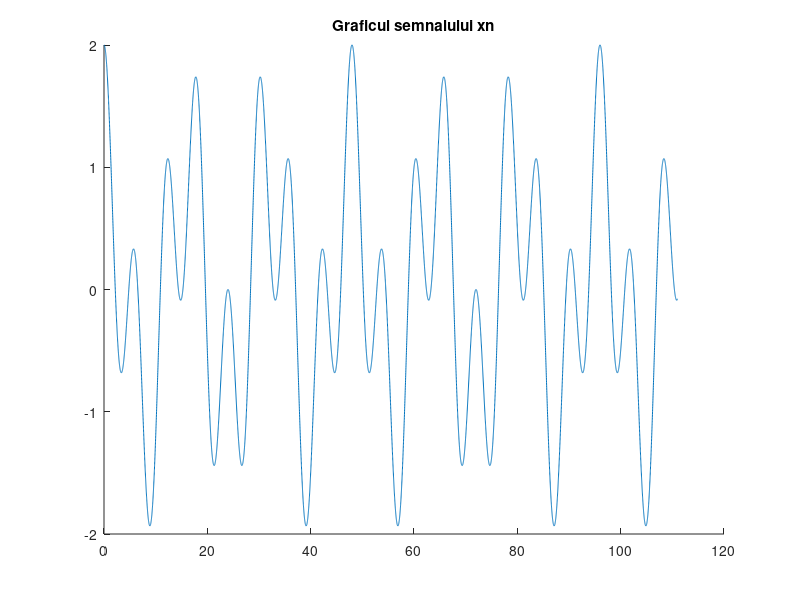
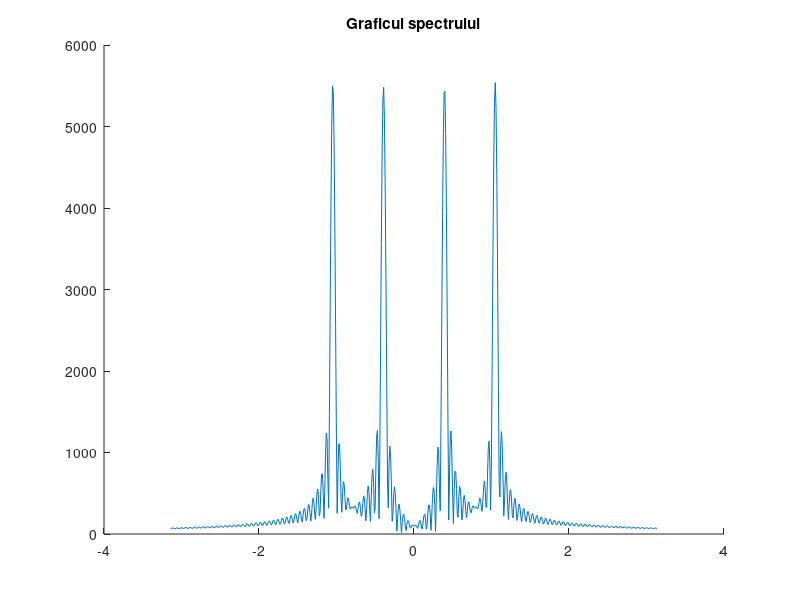
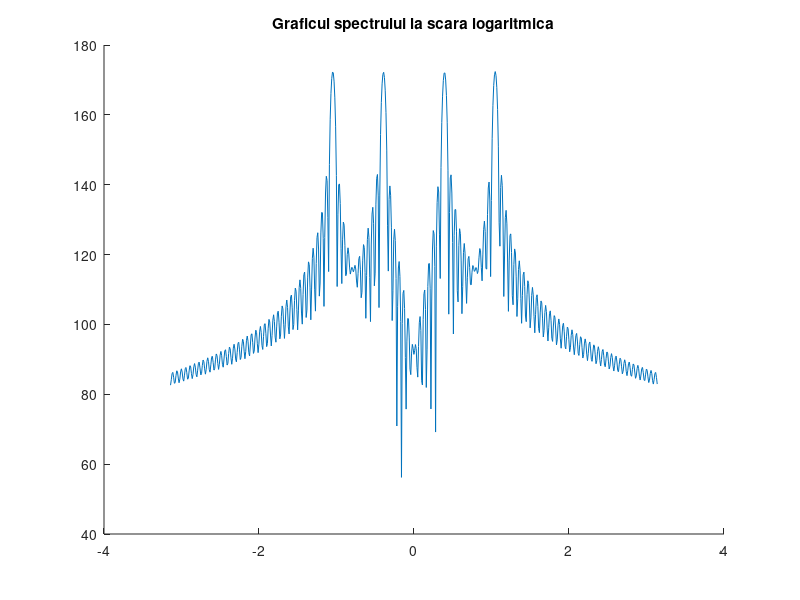
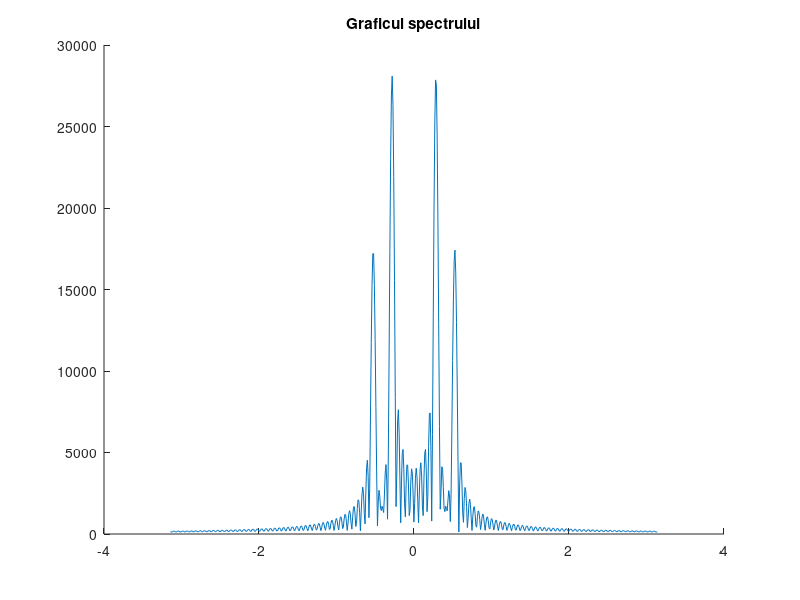

Write MATLAB code to recreate these figures, in order.
%%
%Subpunctul a)

omega = -pi : 0.01 : pi;        %grila de frecvente cu pas 0.01
omega1 = pi/8;
omega2 = pi/3;
N = 112;
n = 0 : 0.01 : N-1;

xn_a = cos(omega1*n)+cos(omega2*n);
T1_a = 2*pi/omega1;              %Perioada primei sinusoide
T2_a = 2*pi/omega2;              %Perioada celei de-a doua sinusoide
T_a = lcm(T1_a, T2_a);           %Functia calculeaza cel mai mic multiplu comun intre cele 2 T-uri, obtinandu-se perioada sumelor de sinusoide;

figure; hold on;
plot(n, xn_a)
title("Graficul semnalului xn")
hold off;

%%
%Subpunctul b)

X_b = xn_a * exp(-j*n'*omega);   %Calcului transformatei Fourier

figure; hold on;
plot(omega, abs(X_b))          %Graficul spectrului
title("Graficul spectrului")
hold off;

figure ; hold on;
plot(omega, 20*log(abs(X_b)))  %Graficul spectrului in reprezentare logaritmica
title("Graficul spectrului la scara logaritmica")
hold off;

%Concluzii:
%Da, graficul obtinut este unul asteptat (mai ales in urma calculului punctelor anterioare) cu mai multe varfuri.

%%
%Subpunctul c)

omega1_c = pi/6;
omega2_c = pi/11;
xn_c = 3*sin(omega1_c * n) + 5*sin(omega2_c * n);

T1_c = 2*pi/omega1_c; %perioada primei sinusoide
T2_c = 2*pi/omega2_c; %perioada celei de a doua
T_c = lcm(T1_c, T2_c); %perioada semnalului reprezentat ca suma de sinusoide

X_c = xn_c * exp(-j*n'*omega);   %Calcului transformatei Fourier

figure; hold on;
plot(omega, abs(X_c))          %Graficul spectrului
title("Graficul spectrului")
hold off;

figure ; hold on;
plot(omega, 20*log(abs(X_c)))  %Graficul spectrului in reprezentare logaritmica
title("Graficul spectrului la scara logaritmica")
hold off;

%%
%Subpunctul d)

%Aleg omega1 si omega2 astfel incat omega1 - omega2 = 0.01
omega1_d = 2*pi/3;
omega2_d = omega1_d - 0.1;

xn_d = sin(omega1_d * n) + sin(omega2_d * n);

T1_d = 2*pi/omega1_d;           %perioada primei sinusoide
T2_d = 2*pi/omega2_d;           %perioada celei de a doua
T2_d_round = round(T2_d);       %Folosesc functia round pentru a rotunji elementul.
T_d = lcm(T1_d, T2_d_round);    %perioada semnalului reprezentat ca suma de sinusoide

X_d = xn_d * exp(-j*n'*omega);   %Calcului transformatei Fourier

figure; hold on;
plot(n, xn_d)                    %Graficul semnalului
title("Graficul semnalului xn_d")
hold off;

figure; hold on;
plot(omega, abs(X_d))            %Graficul spectrului
title("Graficul spectrului")
hold off;

figure ; hold on;
plot(omega, 20*log(abs(X_d)))  %Graficul spectrului in reprezentare logaritmica
title("Graficul spectrului la scara logaritmica")
hold off;

%Se observa din graficul semnalului xn_d cum scade amplitudinea